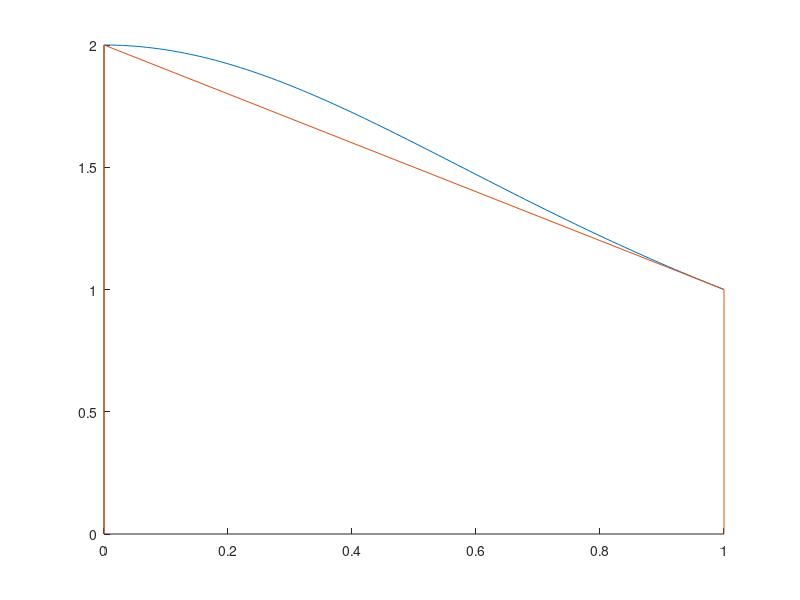

MATLAB code to generate this figure:
%Draw a trapezium
%Problem 1 - a,b
%Problem 2 - Result = 0.429

function A = l7trapezium()

  f = @(x) 2 ./ (1 + x .^ 2);

  hold on;

  a = 0;
  b = 1;
  A = (b - a) / 2 * (f(a) + f(b));

  x = a:0.01:b;
  y = f(x);

  plot(x, y);
  hold on;
  plot([0 0 1 1], [0 f(0) f(1) 0]);
  ylim([0, 2]);

  axis = ([a-0.1, b+0.1, 0, 2.5]);
  
end